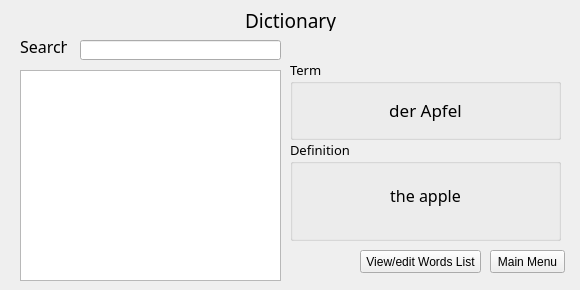
    <widget class="QWidget" name="page_3">
     <widget class="QLabel" name="label_12">
      <property name="geometry">
       <rect>
        <x>10</x>
        <y>10</y>
        <width>561</width>
        <height>21</height>
       </rect>
      </property>
      <property name="font">
       <font>
        <family>Andalus</family>
        <pointsize>14</pointsize>
       </font>
      </property>
      <property name="text">
       <string>Dictionary</string>
      </property>
      <property name="alignment">
       <set>Qt::AlignCenter</set>
      </property>
     </widget>
     <widget class="QTextBrowser" name="textBrowser">
      <property name="geometry">
       <rect>
        <x>20</x>
        <y>70</y>
        <width>261</width>
        <height>211</height>
       </rect>
      </property>
     </widget>
     <widget class="QLabel" name="label_13">
      <property name="geometry">
       <rect>
        <x>20</x>
        <y>40</y>
        <width>47</width>
        <height>13</height>
       </rect>
      </property>
      <property name="font">
       <font>
        <family>Andalus</family>
        <pointsize>12</pointsize>
       </font>
      </property>
      <property name="text">
       <string>Search:</string>
      </property>
     </widget>
     <widget class="QLineEdit" name="lineEdit_15">
      <property name="geometry">
       <rect>
        <x>80</x>
        <y>40</y>
        <width>201</width>
        <height>20</height>
       </rect>
      </property>
     </widget>
     <widget class="QGroupBox" name="groupBox">
      <property name="geometry">
       <rect>
        <x>290</x>
        <y>60</y>
        <width>271</width>
        <height>80</height>
       </rect>
      </property>
      <property name="font">
       <font>
        <family>Andalus</family>
        <pointsize>10</pointsize>
       </font>
      </property>
      <property name="title">
       <string>Term</string>
      </property>
      <widget class="QLabel" name="label_14">
       <property name="geometry">
        <rect>
         <x>20</x>
         <y>29</y>
         <width>231</width>
         <height>41</height>
        </rect>
       </property>
       <property name="font">
        <font>
         <pointsize>13</pointsize>
         <weight>50</weight>
         <bold>false</bold>
        </font>
       </property>
       <property name="text">
        <string>der Apfel</string>
       </property>
       <property name="alignment">
        <set>Qt::AlignCenter</set>
       </property>
      </widget>
     </widget>
     <widget class="QGroupBox" name="groupBox_3">
      <property name="geometry">
       <rect>
        <x>290</x>
        <y>140</y>
        <width>271</width>
        <height>101</height>
       </rect>
      </property>
      <property name="font">
       <font>
        <family>Andalus</family>
        <pointsize>10</pointsize>
       </font>
      </property>
      <property name="title">
       <string>Definition</string>
      </property>
      <widget class="QLabel" name="label_15">
       <property name="geometry">
        <rect>
         <x>10</x>
         <y>20</y>
         <width>251</width>
         <height>71</height>
        </rect>
       </property>
       <property name="font">
        <font>
         <pointsize>12</pointsize>
        </font>
       </property>
       <property name="text">
        <string>the apple</string>
       </property>
       <property name="alignment">
        <set>Qt::AlignCenter</set>
       </property>
      </widget>
     </widget>
     <widget class="QPushButton" name="pushButton_15">
      <property name="geometry">
       <rect>
        <x>490</x>
        <y>250</y>
        <width>75</width>
        <height>23</height>
       </rect>
      </property>
      <property name="text">
       <string>Main Menu</string>
      </property>
     </widget>
     <widget class="QPushButton" name="pushButton_16">
      <property name="geometry">
       <rect>
        <x>360</x>
        <y>250</y>
        <width>121</width>
        <height>23</height>
       </rect>
      </property>
      <property name="text">
       <string>View/edit Words List</string>
      </property>
     </widget>
    </widget>
